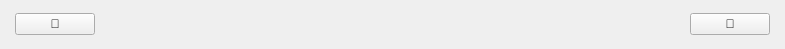
<?xml version="1.0" encoding="UTF-8"?>
<ui version="4.0">
 <class>AudioListItem</class>
 <widget class="QWidget" name="AudioListItem">
  <property name="geometry">
   <rect>
    <x>0</x>
    <y>0</y>
    <width>785</width>
    <height>49</height>
   </rect>
  </property>
  <property name="windowTitle">
   <string>Form</string>
  </property>
  <layout class="QHBoxLayout" name="horizontalLayout">
   <property name="spacing">
    <number>15</number>
   </property>
   <property name="leftMargin">
    <number>15</number>
   </property>
   <property name="topMargin">
    <number>0</number>
   </property>
   <property name="rightMargin">
    <number>15</number>
   </property>
   <property name="bottomMargin">
    <number>0</number>
   </property>
   <item>
    <widget class="QPushButton" name="playBtn">
     <property name="text">
      <string></string>
     </property>
    </widget>
   </item>
   <item>
    <widget class="QLabel" name="indexLabel">
     <property name="text">
      <string/>
     </property>
    </widget>
   </item>
   <item>
    <layout class="QVBoxLayout" name="verticalLayout">
     <property name="spacing">
      <number>3</number>
     </property>
     <property name="topMargin">
      <number>5</number>
     </property>
     <property name="bottomMargin">
      <number>5</number>
     </property>
     <item>
      <widget class="QLabel" name="titleLabel">
       <property name="text">
        <string/>
       </property>
      </widget>
     </item>
     <item>
      <widget class="QLabel" name="dateLabel">
       <property name="text">
        <string/>
       </property>
      </widget>
     </item>
    </layout>
   </item>
   <item>
    <spacer name="horizontalSpacer">
     <property name="orientation">
      <enum>Qt::Horizontal</enum>
     </property>
     <property name="sizeHint" stdset="0">
      <size>
       <width>545</width>
       <height>20</height>
      </size>
     </property>
    </spacer>
   </item>
   <item>
    <widget class="QLabel" name="timeLabel">
     <property name="text">
      <string/>
     </property>
    </widget>
   </item>
   <item>
    <widget class="QPushButton" name="addBtn">
     <property name="text">
      <string></string>
     </property>
    </widget>
   </item>
  </layout>
 </widget>
 <resources/>
 <connections/>
</ui>
